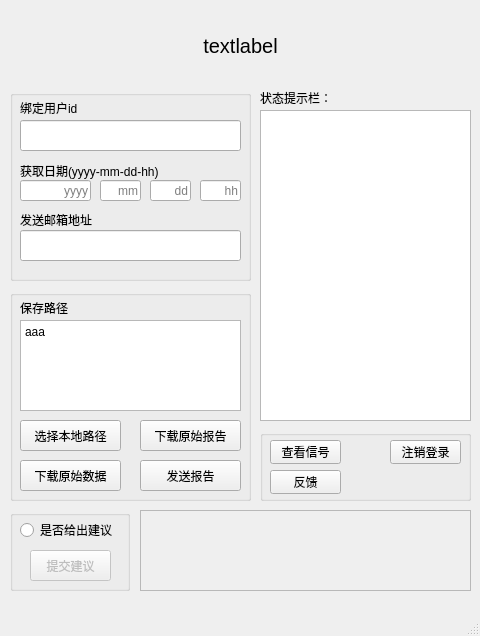
<?xml version="1.0" encoding="UTF-8"?>
<ui version="4.0">
 <class>mainMenu</class>
 <widget class="QMainWindow" name="mainMenu">
  <property name="geometry">
   <rect>
    <x>0</x>
    <y>0</y>
    <width>480</width>
    <height>636</height>
   </rect>
  </property>
  <property name="windowTitle">
   <string>主界面</string>
  </property>
  <widget class="QWidget" name="centralwidget">
   <widget class="QLabel" name="title_label">
    <property name="geometry">
     <rect>
      <x>10</x>
      <y>10</y>
      <width>461</width>
      <height>71</height>
     </rect>
    </property>
    <property name="font">
     <font>
      <pointsize>15</pointsize>
     </font>
    </property>
    <property name="text">
     <string>textlabel</string>
    </property>
    <property name="alignment">
     <set>Qt::AlignmentFlag::AlignCenter</set>
    </property>
   </widget>
   <widget class="QTextEdit" name="status_remind_text">
    <property name="geometry">
     <rect>
      <x>260</x>
      <y>110</y>
      <width>211</width>
      <height>311</height>
     </rect>
    </property>
    <property name="font">
     <font>
      <pointsize>7</pointsize>
     </font>
    </property>
    <property name="autoFillBackground">
     <bool>false</bool>
    </property>
    <property name="readOnly">
     <bool>true</bool>
    </property>
   </widget>
   <widget class="QLabel" name="label_4">
    <property name="geometry">
     <rect>
      <x>260</x>
      <y>90</y>
      <width>191</width>
      <height>16</height>
     </rect>
    </property>
    <property name="text">
     <string>状态提示栏：</string>
    </property>
   </widget>
   <widget class="QGroupBox" name="groupBox">
    <property name="geometry">
     <rect>
      <x>10</x>
      <y>90</y>
      <width>241</width>
      <height>191</height>
     </rect>
    </property>
    <property name="title">
     <string/>
    </property>
    <widget class="QLineEdit" name="userid_info">
     <property name="geometry">
      <rect>
       <x>10</x>
       <y>30</y>
       <width>221</width>
       <height>31</height>
      </rect>
     </property>
     <property name="font">
      <font>
       <pointsize>12</pointsize>
      </font>
     </property>
     <property name="text">
      <string/>
     </property>
    </widget>
    <widget class="QLabel" name="label">
     <property name="geometry">
      <rect>
       <x>10</x>
       <y>10</y>
       <width>121</width>
       <height>16</height>
      </rect>
     </property>
     <property name="text">
      <string>绑定用户id</string>
     </property>
    </widget>
    <widget class="QLineEdit" name="date_info_year">
     <property name="geometry">
      <rect>
       <x>10</x>
       <y>90</y>
       <width>71</width>
       <height>21</height>
      </rect>
     </property>
     <property name="font">
      <font>
       <pointsize>9</pointsize>
      </font>
     </property>
     <property name="text">
      <string/>
     </property>
     <property name="alignment">
      <set>Qt::AlignmentFlag::AlignRight|Qt::AlignmentFlag::AlignTrailing|Qt::AlignmentFlag::AlignVCenter</set>
     </property>
     <property name="placeholderText">
      <string>yyyy</string>
     </property>
    </widget>
    <widget class="QLabel" name="label_2">
     <property name="geometry">
      <rect>
       <x>10</x>
       <y>70</y>
       <width>161</width>
       <height>21</height>
      </rect>
     </property>
     <property name="text">
      <string>获取日期(yyyy-mm-dd-hh)</string>
     </property>
    </widget>
    <widget class="QLabel" name="label_3">
     <property name="geometry">
      <rect>
       <x>10</x>
       <y>120</y>
       <width>101</width>
       <height>20</height>
      </rect>
     </property>
     <property name="text">
      <string>发送邮箱地址</string>
     </property>
    </widget>
    <widget class="QLineEdit" name="emailaddress_info">
     <property name="geometry">
      <rect>
       <x>10</x>
       <y>140</y>
       <width>221</width>
       <height>31</height>
      </rect>
     </property>
     <property name="font">
      <font>
       <pointsize>12</pointsize>
      </font>
     </property>
     <property name="text">
      <string/>
     </property>
    </widget>
    <widget class="QLineEdit" name="date_info_month">
     <property name="geometry">
      <rect>
       <x>90</x>
       <y>90</y>
       <width>41</width>
       <height>21</height>
      </rect>
     </property>
     <property name="font">
      <font>
       <pointsize>9</pointsize>
      </font>
     </property>
     <property name="text">
      <string/>
     </property>
     <property name="alignment">
      <set>Qt::AlignmentFlag::AlignRight|Qt::AlignmentFlag::AlignTrailing|Qt::AlignmentFlag::AlignVCenter</set>
     </property>
     <property name="placeholderText">
      <string>mm</string>
     </property>
    </widget>
    <widget class="QLineEdit" name="date_info_day">
     <property name="geometry">
      <rect>
       <x>140</x>
       <y>90</y>
       <width>41</width>
       <height>21</height>
      </rect>
     </property>
     <property name="font">
      <font>
       <pointsize>9</pointsize>
      </font>
     </property>
     <property name="text">
      <string/>
     </property>
     <property name="alignment">
      <set>Qt::AlignmentFlag::AlignRight|Qt::AlignmentFlag::AlignTrailing|Qt::AlignmentFlag::AlignVCenter</set>
     </property>
     <property name="placeholderText">
      <string>dd</string>
     </property>
    </widget>
    <widget class="QLineEdit" name="date_info_hour">
     <property name="geometry">
      <rect>
       <x>190</x>
       <y>90</y>
       <width>41</width>
       <height>21</height>
      </rect>
     </property>
     <property name="font">
      <font>
       <pointsize>9</pointsize>
      </font>
     </property>
     <property name="text">
      <string/>
     </property>
     <property name="alignment">
      <set>Qt::AlignmentFlag::AlignRight|Qt::AlignmentFlag::AlignTrailing|Qt::AlignmentFlag::AlignVCenter</set>
     </property>
     <property name="placeholderText">
      <string>hh</string>
     </property>
    </widget>
   </widget>
   <widget class="QGroupBox" name="groupBox_2">
    <property name="geometry">
     <rect>
      <x>10</x>
      <y>290</y>
      <width>241</width>
      <height>211</height>
     </rect>
    </property>
    <property name="title">
     <string/>
    </property>
    <widget class="QPushButton" name="send_report_btn">
     <property name="geometry">
      <rect>
       <x>130</x>
       <y>170</y>
       <width>101</width>
       <height>31</height>
      </rect>
     </property>
     <property name="text">
      <string>发送报告</string>
     </property>
    </widget>
    <widget class="QPushButton" name="choose_location_btn">
     <property name="geometry">
      <rect>
       <x>10</x>
       <y>130</y>
       <width>101</width>
       <height>31</height>
      </rect>
     </property>
     <property name="text">
      <string>选择本地路径</string>
     </property>
    </widget>
    <widget class="QPushButton" name="download_data_btn">
     <property name="geometry">
      <rect>
       <x>10</x>
       <y>170</y>
       <width>101</width>
       <height>31</height>
      </rect>
     </property>
     <property name="text">
      <string>下载原始数据</string>
     </property>
    </widget>
    <widget class="QPushButton" name="download_report_btn">
     <property name="geometry">
      <rect>
       <x>130</x>
       <y>130</y>
       <width>101</width>
       <height>31</height>
      </rect>
     </property>
     <property name="text">
      <string>下载原始报告</string>
     </property>
    </widget>
    <widget class="QTextEdit" name="choose_location_info">
     <property name="geometry">
      <rect>
       <x>10</x>
       <y>30</y>
       <width>221</width>
       <height>91</height>
      </rect>
     </property>
     <property name="font">
      <font>
       <pointsize>8</pointsize>
      </font>
     </property>
     <property name="readOnly">
      <bool>true</bool>
     </property>
     <property name="html">
      <string>&lt;!DOCTYPE HTML PUBLIC &quot;-//W3C//DTD HTML 4.0//EN&quot; &quot;http://www.w3.org/TR/REC-html40/strict.dtd&quot;&gt;
&lt;html&gt;&lt;head&gt;&lt;meta name=&quot;qrichtext&quot; content=&quot;1&quot; /&gt;&lt;meta charset=&quot;utf-8&quot; /&gt;&lt;style type=&quot;text/css&quot;&gt;
p, li { white-space: pre-wrap; }
hr { height: 1px; border-width: 0; }
li.unchecked::marker { content: &quot;\2610&quot;; }
li.checked::marker { content: &quot;\2612&quot;; }
&lt;/style&gt;&lt;/head&gt;&lt;body style=&quot; font-family:'Microsoft YaHei UI'; font-size:8pt; font-weight:400; font-style:normal;&quot;&gt;
&lt;p style=&quot; margin-top:0px; margin-bottom:0px; margin-left:0px; margin-right:0px; -qt-block-indent:0; text-indent:0px;&quot;&gt;&lt;span style=&quot; font-size:9pt;&quot;&gt;aaa&lt;/span&gt;&lt;/p&gt;&lt;/body&gt;&lt;/html&gt;</string>
     </property>
    </widget>
    <widget class="QLabel" name="save_path">
     <property name="geometry">
      <rect>
       <x>10</x>
       <y>10</y>
       <width>54</width>
       <height>16</height>
      </rect>
     </property>
     <property name="text">
      <string>保存路径</string>
     </property>
    </widget>
   </widget>
   <widget class="QGroupBox" name="groupBox_3">
    <property name="geometry">
     <rect>
      <x>260</x>
      <y>430</y>
      <width>211</width>
      <height>71</height>
     </rect>
    </property>
    <property name="title">
     <string/>
    </property>
    <widget class="QPushButton" name="draw_signal_btn">
     <property name="geometry">
      <rect>
       <x>10</x>
       <y>10</y>
       <width>71</width>
       <height>24</height>
      </rect>
     </property>
     <property name="text">
      <string>查看信号</string>
     </property>
    </widget>
    <widget class="QPushButton" name="log_out_btn">
     <property name="geometry">
      <rect>
       <x>130</x>
       <y>10</y>
       <width>71</width>
       <height>24</height>
      </rect>
     </property>
     <property name="text">
      <string>注销登录</string>
     </property>
    </widget>
    <widget class="QPushButton" name="callback_btn">
     <property name="geometry">
      <rect>
       <x>10</x>
       <y>40</y>
       <width>71</width>
       <height>24</height>
      </rect>
     </property>
     <property name="text">
      <string>反馈</string>
     </property>
    </widget>
   </widget>
   <widget class="QGroupBox" name="groupBox_4">
    <property name="geometry">
     <rect>
      <x>10</x>
      <y>510</y>
      <width>120</width>
      <height>81</height>
     </rect>
    </property>
    <property name="title">
     <string/>
    </property>
    <widget class="QRadioButton" name="suggestion_rdobtn">
     <property name="geometry">
      <rect>
       <x>10</x>
       <y>10</y>
       <width>101</width>
       <height>20</height>
      </rect>
     </property>
     <property name="layoutDirection">
      <enum>Qt::LayoutDirection::LeftToRight</enum>
     </property>
     <property name="text">
      <string>是否给出建议</string>
     </property>
    </widget>
    <widget class="QPushButton" name="push_suggestion_btn">
     <property name="enabled">
      <bool>false</bool>
     </property>
     <property name="geometry">
      <rect>
       <x>20</x>
       <y>40</y>
       <width>81</width>
       <height>31</height>
      </rect>
     </property>
     <property name="text">
      <string>提交建议</string>
     </property>
    </widget>
   </widget>
   <widget class="QTextEdit" name="suggestion_textEdit">
    <property name="enabled">
     <bool>false</bool>
    </property>
    <property name="geometry">
     <rect>
      <x>140</x>
      <y>510</y>
      <width>331</width>
      <height>81</height>
     </rect>
    </property>
   </widget>
  </widget>
  <widget class="QStatusBar" name="statusbar"/>
  <widget class="QMenuBar" name="menubar">
   <property name="geometry">
    <rect>
     <x>0</x>
     <y>0</y>
     <width>480</width>
     <height>22</height>
    </rect>
   </property>
  </widget>
 </widget>
 <resources/>
 <connections/>
</ui>
